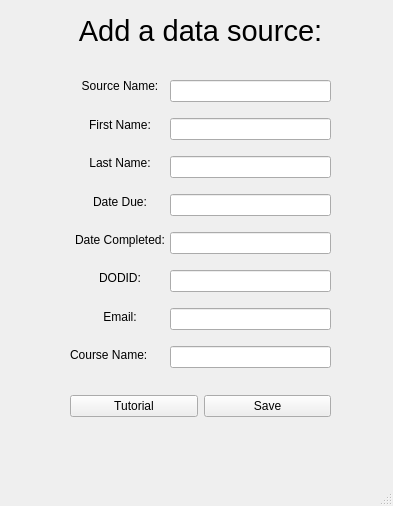
<?xml version="1.0" encoding="UTF-8"?>
<ui version="4.0">
 <class>AddWindow</class>
 <widget class="QMainWindow" name="AddWindow">
  <property name="geometry">
   <rect>
    <x>0</x>
    <y>0</y>
    <width>393</width>
    <height>506</height>
   </rect>
  </property>
  <property name="windowTitle">
   <string>Add Source</string>
  </property>
  <widget class="QWidget" name="centralwidget">
   <widget class="QLabel" name="label_5">
    <property name="geometry">
     <rect>
      <x>40</x>
      <y>10</y>
      <width>321</width>
      <height>41</height>
     </rect>
    </property>
    <property name="font">
     <font>
      <family>Arial</family>
      <pointsize>22</pointsize>
     </font>
    </property>
    <property name="text">
     <string>Add a data source:</string>
    </property>
    <property name="alignment">
     <set>Qt::AlignCenter</set>
    </property>
   </widget>
   <widget class="QWidget" name="layoutWidget">
    <property name="geometry">
     <rect>
      <x>70</x>
      <y>390</y>
      <width>261</width>
      <height>32</height>
     </rect>
    </property>
    <layout class="QHBoxLayout" name="horizontalLayout_4">
     <item>
      <widget class="QPushButton" name="tutorialBtn_2">
       <property name="font">
        <font>
         <family>Arial</family>
        </font>
       </property>
       <property name="text">
        <string>Tutorial</string>
       </property>
      </widget>
     </item>
     <item>
      <widget class="QPushButton" name="saveSourceBtn_2">
       <property name="font">
        <font>
         <family>Arial</family>
        </font>
       </property>
       <property name="text">
        <string>Save</string>
       </property>
      </widget>
     </item>
    </layout>
   </widget>
   <widget class="QWidget" name="layoutWidget_2">
    <property name="geometry">
     <rect>
      <x>70</x>
      <y>70</y>
      <width>100</width>
      <height>301</height>
     </rect>
    </property>
    <layout class="QVBoxLayout" name="verticalLayout_3">
     <item>
      <widget class="QLabel" name="label_7">
       <property name="font">
        <font>
         <family>Arial</family>
        </font>
       </property>
       <property name="text">
        <string>Source Name:</string>
       </property>
       <property name="alignment">
        <set>Qt::AlignCenter</set>
       </property>
      </widget>
     </item>
     <item>
      <widget class="QLabel" name="label_8">
       <property name="font">
        <font>
         <family>Arial</family>
        </font>
       </property>
       <property name="text">
        <string>First Name:</string>
       </property>
       <property name="alignment">
        <set>Qt::AlignCenter</set>
       </property>
      </widget>
     </item>
     <item>
      <widget class="QLabel" name="label_13">
       <property name="font">
        <font>
         <family>Arial</family>
        </font>
       </property>
       <property name="text">
        <string>Last Name:</string>
       </property>
       <property name="alignment">
        <set>Qt::AlignCenter</set>
       </property>
      </widget>
     </item>
     <item>
      <widget class="QLabel" name="label_14">
       <property name="font">
        <font>
         <family>Arial</family>
        </font>
       </property>
       <property name="text">
        <string>Date Due:</string>
       </property>
       <property name="alignment">
        <set>Qt::AlignCenter</set>
       </property>
      </widget>
     </item>
     <item>
      <widget class="QLabel" name="label_15">
       <property name="font">
        <font>
         <family>Arial</family>
        </font>
       </property>
       <property name="text">
        <string>Date Completed:</string>
       </property>
       <property name="alignment">
        <set>Qt::AlignCenter</set>
       </property>
      </widget>
     </item>
     <item>
      <widget class="QLabel" name="label_16">
       <property name="font">
        <font>
         <family>Arial</family>
        </font>
       </property>
       <property name="text">
        <string>DODID:</string>
       </property>
       <property name="alignment">
        <set>Qt::AlignCenter</set>
       </property>
      </widget>
     </item>
     <item>
      <widget class="QLabel" name="label_17">
       <property name="font">
        <font>
         <family>Arial</family>
        </font>
       </property>
       <property name="text">
        <string>Email:</string>
       </property>
       <property name="alignment">
        <set>Qt::AlignCenter</set>
       </property>
      </widget>
     </item>
     <item>
      <widget class="QLabel" name="label_18">
       <property name="font">
        <font>
         <family>Arial</family>
        </font>
       </property>
       <property name="text">
        <string>Course Name:</string>
       </property>
      </widget>
     </item>
    </layout>
   </widget>
   <widget class="QWidget" name="layoutWidget_3">
    <property name="geometry">
     <rect>
      <x>170</x>
      <y>70</y>
      <width>161</width>
      <height>311</height>
     </rect>
    </property>
    <layout class="QVBoxLayout" name="verticalLayout_4">
     <item>
      <widget class="QLineEdit" name="sourceName_2">
       <property name="text">
        <string/>
       </property>
      </widget>
     </item>
     <item>
      <widget class="QLineEdit" name="firstName_2">
       <property name="text">
        <string/>
       </property>
      </widget>
     </item>
     <item>
      <widget class="QLineEdit" name="lastName_2">
       <property name="text">
        <string/>
       </property>
      </widget>
     </item>
     <item>
      <widget class="QLineEdit" name="dueDate_2">
       <property name="text">
        <string/>
       </property>
      </widget>
     </item>
     <item>
      <widget class="QLineEdit" name="compDate_2">
       <property name="text">
        <string/>
       </property>
      </widget>
     </item>
     <item>
      <widget class="QLineEdit" name="dodid_2">
       <property name="text">
        <string/>
       </property>
      </widget>
     </item>
     <item>
      <widget class="QLineEdit" name="email_2">
       <property name="text">
        <string/>
       </property>
      </widget>
     </item>
     <item>
      <widget class="QLineEdit" name="courseName_2">
       <property name="text">
        <string/>
       </property>
      </widget>
     </item>
    </layout>
   </widget>
  </widget>
  <widget class="QMenuBar" name="menubar">
   <property name="geometry">
    <rect>
     <x>0</x>
     <y>0</y>
     <width>393</width>
     <height>37</height>
    </rect>
   </property>
  </widget>
  <widget class="QStatusBar" name="statusbar"/>
 </widget>
 <resources/>
 <connections/>
</ui>
